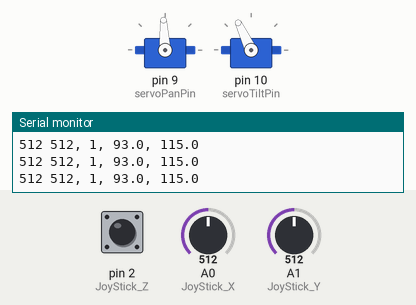
The sketch below on a simulated Arduino Uno, built with avr-gcc and run on an emulated ATmega328P. Parts: 2 × servo, the last lines printed to the serial monitor. Inputs (shaded band) come from the test bench; at power-on: A0 (JoyStick_X) = 512, A1 (JoyStick_Y) = 512, pin 2 (JoyStick_Z) HIGH.

Above: at 1.2 s.
1.3 s: A0 (JoyStick_X) set to 407
4.3 s: A0 (JoyStick_X) set to 389
At 4.98 s:
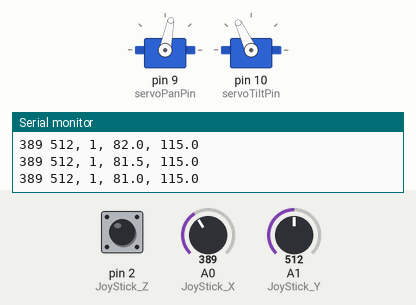
At 6.02 s:
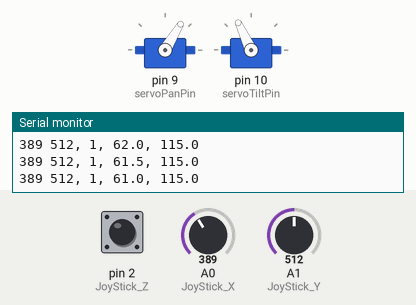
7.3 s: A1 (JoyStick_Y) set to 410
10.3 s: A1 (JoyStick_Y) set to 382
At 12.3 s:
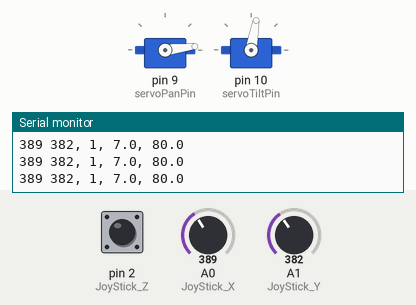
13.3 s: A0 (JoyStick_X) set to 590
16.3 s: A0 (JoyStick_X) set to 610
At 16.93 s:
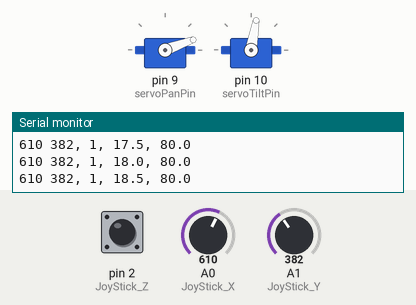
Timing chart, 0 to 22.4 s (numbered marks = the images above; inputs shaded):
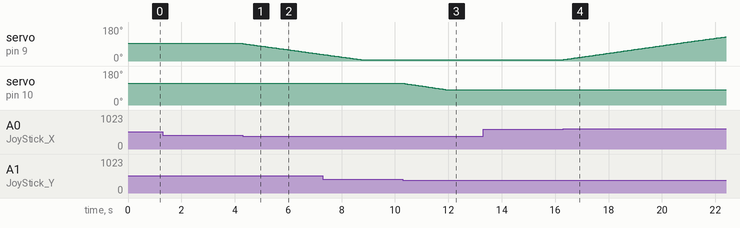

Measured:
- the behaviour switches between 400 and 399 on A0 (JoyStick_X) (found by bisection; images 0 and 1)
- the behaviour switches between 400 and 399 on A1 (JoyStick_Y) (found by bisection; images 2 and 3)
- the behaviour switches between 600 and 601 on A0 (JoyStick_X) (found by bisection; images 3 and 4)
- after the input at 4.3 s, servo on pin 9 (servoPanPin): moves from 93° to 35° over 3.0 s, starting at once
- after the input at 10.3 s, servo on pin 10 (servoTiltPin): moves from 115° to 80° over 1.7 s, starting at once
- after the input at 16.3 s, servo on pin 9 (servoPanPin): moves from 7° to 128° over 6.0 s, starting at once

The sketch:

PanTiltTest2.ino
```cpp
// Include the servo library:
#include <Servo.h>

// Create a new servo object:
Servo servoPan;
Servo servoTilt;

// Define the servo pin:
int servoPanPin = 9;
int servoTiltPin = 10;

// initialise servo defaults
float pan = 93, tilt = 115;
float panInc = 0.5, tiltInc = 0.5;  // controls the movement speed

// Define the joystick pins
int JoyStick_X = A0; // x
int JoyStick_Y = A1; // y
int JoyStick_Z = 2; // key

// initialise joystick defaults
int x = 0, y = 0, z = 0;

// Controls the direction and speed the servo's are turned
float JoystickDirection(float AValue)
{
  if (AValue > 600) {
    return (panInc);
  }
  else if (AValue < 400) {
    return (-panInc);
  } else return (0);
}

// Returns AValue, but ensure's this is between bounds
float SetBound(float AValue, float AMin, float AMax)
{
  if (AValue <= AMin) {
    return (AMin);
  }
  else if (AValue >= AMax) {
    return (AMax);
  }
  else return (AValue);
}

// Initialise the Arduino
void setup ()
{
  pinMode (JoyStick_X, INPUT);
  pinMode (JoyStick_Y, INPUT);
  pinMode (JoyStick_Z, INPUT_PULLUP);

  Serial.begin (9600); // 9600, 8, N, 1

  // Attach the Servo variable to a pin:
  servoPan.attach(servoPanPin);
  servoTilt.attach(servoTiltPin);
}

// Arduino main loop
void loop ()
{
  // Read the joystick position
  x = analogRead (JoyStick_X);  // 0 to 1023 - default 510 (mid)
  y = analogRead (JoyStick_Y);  // 0 to 1023 - default 510 (mid)
  z = digitalRead (JoyStick_Z); // 0 or 1 - default 1 (up)

  if (z = 1) {
    // if button up:
    //    move the pan/tilt according to joystick position
    pan += JoystickDirection(x);
    pan = SetBound(pan, 7, 180); // below 7 motor makes a wierd sound

    tilt += JoystickDirection(y);
    tilt = SetBound(tilt, 80, 180);  // not full motion due to assembly
  } else {
    // if button down:
    //    reset the pan/tilt positions to default
    pan = 93;
    tilt = 115;
  }

  // moves the servo's to the new position (or maintain)
  servoPan.write(pan);
  servoTilt.write(tilt);

  // Debug output
  Serial.print (x, DEC);
  Serial.print (" ");
  Serial.print (y, DEC);
  Serial.print (", ");
  Serial.print (z, DEC);
  Serial.print (", ");
  Serial.print (pan, 1);
  Serial.print (", ");
  Serial.println (tilt, 1);
}
```
